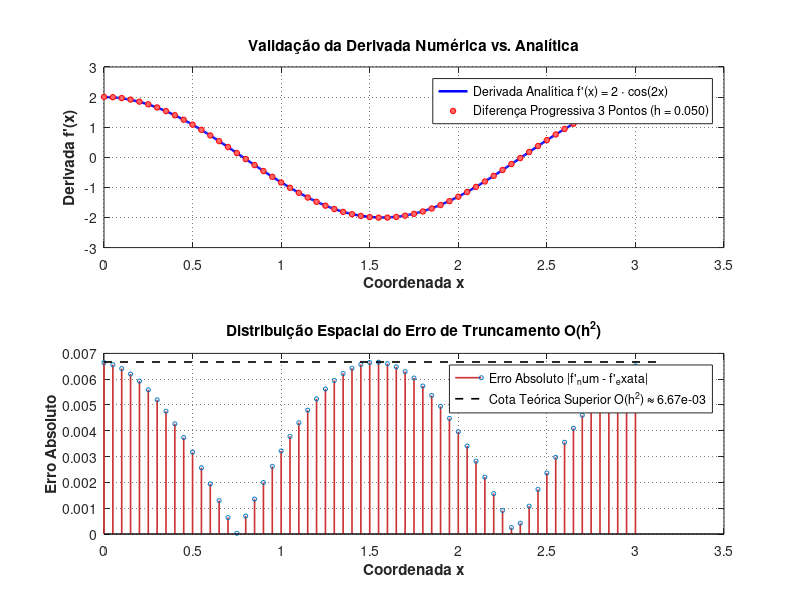

Reproduce this figure in MATLAB.
% =========================================================================
% UNIVERSIDADE DE BRASÍLIA / CÁLCULO NUMÉRICO / COMPUTAÇÃO CIENTÍFICA
% SCRIPT: diferenca_progressiva_3pontos.m
% OBJETIVO: Diferenciação numérica pela Fórmula Progressiva de Três Pontos O(h^2)
% AUTOR ORIGINAL: Davi Monteiro Alves
% REFATORAÇÃO: Engenharia Matemática e Especialista em Computação Científica
% =========================================================================
%
% -------------------------------------------------------------------------
% 1. O QUE CALCULA:
% -------------------------------------------------------------------------
%   Aproximação numérica da primeira derivada f'(x) de uma função contínua
%   ou conjunto de dados discretos utilizando a Fórmula de Diferença Finita
%   Progressiva de Três Pontos (Forward Finite Difference de 2ª ordem).
%
%   Formulação Matemática e Dedução via Séries de Taylor:
%     Expandindo f(x + h) e f(x + 2h) em torno do ponto x_0:
%       (1) f(x_0 + h)  = f(x_0) + h*f'(x_0) + (h^2/2)*f''(x_0) + (h^3/6)*f'''(x_0) + O(h^4)
%       (2) f(x_0 + 2h) = f(x_0) + 2h*f'(x_0) + 2h^2*f''(x_0) + (4h^3/3)*f'''(x_0) + O(h^4)
%
%     Multiplicando a equação (1) por 4 e subtraindo a equação (2), cancela-se
%     o termo de segunda derivada f''(x_0):
%       4*f(x_0 + h) - f(x_0 + 2h) = 3*f(x_0) + 2h*f'(x_0) - (2h^3/3)*f'''(xi)
%
%     Isolando f'(x_0), obtém-se a expressão da derivada:
%       f'(x_0) = \frac{-3*f(x_0) + 4*f(x_0 + h) - f(x_0 + 2h)}{2*h} + \frac{h^2}{3}*f'''(xi)
%
%     CORREÇÃO CRÍTICA DE PRECEDÊNCIA:
%       No código legado original constava:
%         dx(i) = (-3*u(i) + 4*u(i+1) - u(i+2)) / 2 * h;  <-- ERRO GRAVE!
%       Devido à associatividade da esquerda para a direita, a expressão acima
%       equivale matematicamente a:
%         [ (-3*u(i) + 4*u(i+1) - u(i+2)) / 2 ] * h
%       Isto multiplicava o resultado por h em vez de dividir por (2*h), gerando
%       um desvio catastrófico de fator h^2.
%       A expressão corrigida exige parênteses obrigatórios no denominador:
%         (-3*y_0 + 4*y_1 - y_2) / (2 * tamanho_passo_h)
%
%     Termo do Erro Global de Truncamento:
%       E_{prog3} = + \frac{h^2}{3} * f'''(xi),  com xi \in (x_0, x_0 + 2h).
%       Ordem de convergência: O(h^2) (segunda ordem).
%       Aplicação: Essencial em nós de fronteira esquerda de malhas discretas,
%       onde não existem nós anteriores para aplicar diferenças centrais.
%
% -------------------------------------------------------------------------
% 2. O QUE ENTREGA:
% -------------------------------------------------------------------------
%   - vetor_derivadas_numericas_dx: Vetor contendo a estimativa numérica da
%     derivada calculada em cada ponto x_k para k = 1, ..., N-2.
%   - vetor_erros_absolutos: Vetor com o erro absoluto ponto a ponto em relação
%     à derivada analítica exata de referência.
%   - Tabela comparativa impressa no console com amostragem dos primeiros nós.
%   - Painel gráfico bidimensional com dois subplots:
%       Subplot 1: Comparação visual entre derivada analítica e numérica.
%       Subplot 2: Perfil do erro absoluto evidenciando precisão O(h^2).
%
% -------------------------------------------------------------------------
% 3. O QUE PRECISA TER:
% -------------------------------------------------------------------------
%   - tamanho_passo_h: Escalar real estritamente positivo (h > 0).
%   - vetor_amostras_funcao_y: Vetor de dados amostrais com no mínimo 3 pontos.
%   - (Opcional demonstrativo) funcao_teste_f e sua derivada analítica
%     funcao_derivada_analitica_df para validação automática da precisão.
%
% -------------------------------------------------------------------------
% 4. EXEMPLO DE USO E RESULTADO ESPERADO:
% -------------------------------------------------------------------------
%   Função teste: f(x) = sin(2*x) => f'(x) = 2*cos(2*x)
%   Intervalo de amostragem: [0, pi] com h = 0.05
%   Resultado esperado:
%     Para x = 0.00: Derivada analítica = 2.000000, Derivada numérica = 2.006643
%     Erro absoluto máximo no domínio: ~ 6.66e-03 (conforme O(h^2) = 0.05^2/3 * 8).
% =========================================================================

% -------------------------------------------------------------------------
% ETAPA 0: LIMPEZA DO AMBIENTE DE TRABALHO
% -------------------------------------------------------------------------
% Limpa a tela do console de comandos
clc;
% Limpa todo o espaço de trabalho da memória
clear all;
% Fecha janelas de figuras anteriormente abertas
close all;

% -------------------------------------------------------------------------
% ETAPA 1: DEFINIÇÃO DOS PARÂMETROS E GERAÇÃO DOS DADOS DEMONSTRATIVOS
% -------------------------------------------------------------------------
% Espaçamento uniforme entre nós consecutivos da malha espacial (h)
tamanho_passo_h = 0.05;

% Limites inferior e superior para a malha demonstrativa de teste
limite_inferior_dominio = 0.0;
limite_superior_dominio = pi;

% Definição da função analítica de teste: f(x) = sin(2*x)
funcao_teste_f = @(coordenada_x) sin(2.0 .* coordenada_x);

% Definição da derivada analítica exata correspondente: f'(x) = 2*cos(2*x)
funcao_derivada_analitica_df = @(coordenada_x) 2.0 .* cos(2.0 .* coordenada_x);

% Construção do vetor com a malha discreta de coordenadas independentes x
vetor_coordenadas_x = limite_inferior_dominio : tamanho_passo_h : limite_superior_dominio;

% Avaliação das amostras dependentes y: y = f(x)
vetor_amostras_funcao_y = funcao_teste_f(vetor_coordenadas_x);

% -------------------------------------------------------------------------
% ETAPA 2: VALIDAÇÃO PRÉVIA DE CONSISTÊNCIA NUMÉRICA
% -------------------------------------------------------------------------
% Quantidade total de pontos amostrais disponíveis no vetor de dados
quantidade_total_pontos = length(vetor_amostras_funcao_y);

% Verifica se o passo de discretização h é estritamente positivo
if tamanho_passo_h <= 0
    error('Erro de validação: O tamanho do passo h deve ser estritamente positivo.');
end

% A fórmula de 3 pontos progressivos requer no mínimo 3 pontos para calcular ao menos uma derivada
if quantidade_total_pontos < 3
    error('Erro de validação: O vetor de amostras deve conter no mínimo 3 pontos (N >= 3).');
end

% -------------------------------------------------------------------------
% ETAPA 3: PROCESSAMENTO NUMÉRICO (DIFERENÇA FINITA PROGRESSIVA DE 3 PONTOS)
% -------------------------------------------------------------------------
% A fórmula progressiva de três pontos utiliza f(x_k), f(x_{k+1}) e f(x_{k+2}).
% Portanto, é avaliável do primeiro ponto (k = 1) até o antepenúltimo ponto (k = N - 2).
quantidade_pontos_calculaveis = quantidade_total_pontos - 2;

% Pré-aloca o vetor resultante das derivadas numéricas para máxima eficiência computacional
vetor_derivadas_numericas_dx = zeros(1, quantidade_pontos_calculaveis);

% Loop iterativo aplicando a quadratura diferencial em cada nó da malha
for indice_ponto_atual = 1 : quantidade_pontos_calculaveis
    % Amostra no ponto de avaliação: f(x_k)
    amostra_ponto_base = vetor_amostras_funcao_y(indice_ponto_atual);

    % Amostra no primeiro ponto avançado: f(x_k + h)
    amostra_primeiro_avanco = vetor_amostras_funcao_y(indice_ponto_atual + 1);

    % Amostra no segundo ponto avançado: f(x_k + 2h)
    amostra_segundo_avanco = vetor_amostras_funcao_y(indice_ponto_atual + 2);

    % Aplicação da fórmula progressiva de 3 pontos com parênteses obrigatórios no denominador:
    % dy/dx \approx (-3*y_k + 4*y_{k+1} - y_{k+2}) / (2 * h)
    vetor_derivadas_numericas_dx(indice_ponto_atual) = ...
        (-3.0 * amostra_ponto_base + 4.0 * amostra_primeiro_avanco - amostra_segundo_avanco) ...
        / (2.0 * tamanho_passo_h);
end

% -------------------------------------------------------------------------
% ETAPA 4: ANÁLISE DE PRECISÃO E ERROS CONTRA A SOLUÇÃO ANALÍTICA
% -------------------------------------------------------------------------
% Extrai as coordenadas correspondentes aos pontos onde a derivada foi estimada
vetor_coordenadas_calculadas_x = vetor_coordenadas_x(1 : quantidade_pontos_calculaveis);

% Calcula os valores exatos de referência através da derivada analítica
vetor_derivadas_analiticas_exatas = funcao_derivada_analitica_df(vetor_coordenadas_calculadas_x);

% Calcula o vetor de erros absolutos ponto a ponto: |f'_numérica - f'_exata|
vetor_erros_absolutos = abs(vetor_derivadas_numericas_dx - vetor_derivadas_analiticas_exatas);

% Determina o erro absoluto máximo e o erro médio em todo o domínio amostrado
erro_absoluto_maximo = max(vetor_erros_absolutos);
erro_absoluto_medio = mean(vetor_erros_absolutos);

% -------------------------------------------------------------------------
% ETAPA 5: EXIBIÇÃO DIDÁTICA DOS RESULTADOS NO CONSOLE
% -------------------------------------------------------------------------
fprintf('=========================================================================\n');
fprintf('     RELATÓRIO: DIFERENCIAÇÃO NUMÉRICA - PROGRESSIVA DE 3 PONTOS O(h^2)  \n');
fprintf('=========================================================================\n');
fprintf(' Função analisada                  : f(x) = sin(2*x)\n');
fprintf(' Derivada exata de referência      : f''(x) = 2*cos(2*x)\n');
fprintf(' Tamanho do passo uniforme (h)     : %16.8f\n', tamanho_passo_h);
fprintf(' Total de amostras no domínio (N)  : %16d\n', quantidade_total_pontos);
fprintf(' Pontos diferenciados (N - 2)      : %16d\n', quantidade_pontos_calculaveis);
fprintf(' Erro Absoluto Máximo              : %16.8e\n', erro_absoluto_maximo);
fprintf(' Erro Absoluto Médio               : %16.8e\n', erro_absoluto_medio);
fprintf('-------------------------------------------------------------------------\n');
fprintf(' AMOSTRAGEM COMPARATIVA (Primeiros nós da partição):\n');
fprintf('  Nó   |     x_k     |   f(x_k)   | f''_numérica |  f''_analítica | Erro Absoluto \n');
fprintf('-------+-------------+------------+--------------+--------------+---------------\n');
quantidade_amostras_exibicao = min(10, quantidade_pontos_calculaveis);
% Itera imprimindo cada linha correspondente aos primeiros nós
for indice_exibicao = 1 : quantidade_amostras_exibicao
    % Imprime os dados numéricos do nó atual na tabela comparativa
    fprintf('  %3d  | %11.6f | %10.6f | %12.6f | %12.6f | %13.6e\n', ...
            indice_exibicao, ...
            vetor_coordenadas_calculadas_x(indice_exibicao), ...
            vetor_amostras_funcao_y(indice_exibicao), ...
            vetor_derivadas_numericas_dx(indice_exibicao), ...
            vetor_derivadas_analiticas_exatas(indice_exibicao), ...
            vetor_erros_absolutos(indice_exibicao));
end
fprintf('=========================================================================\n\n');

% -------------------------------------------------------------------------
% ETAPA 6: VISUALIZAÇÃO GRÁFICA COMPARATIVA DIDÁTICA
% -------------------------------------------------------------------------
identificador_figura_grafico = figure('Name', 'Diferenciacao Numerica - Progressiva de 3 Pontos', 'NumberTitle', 'off');

% Subplot 1: Confronto da Derivada Analítica com a Derivada Numérica Calculada
subplot(2, 1, 1);
% Traça a derivada analítica como linha contínua suave
vetor_curva_suave_x = linspace(limite_inferior_dominio, limite_superior_dominio, 500);
plot(vetor_curva_suave_x, funcao_derivada_analitica_df(vetor_curva_suave_x), ...
     'b-', 'LineWidth', 1.8, 'DisplayName', 'Derivada Analítica f''(x) = 2 \cdot cos(2x)');
hold on;
% Plota as estimativas da derivada numérica como marcadores circulares
plot(vetor_coordenadas_calculadas_x, vetor_derivadas_numericas_dx, ...
     'ro', 'MarkerFaceColor', [1.0, 0.4, 0.4], 'MarkerSize', 4, ...
     'DisplayName', sprintf('Diferença Progressiva 3 Pontos (h = %.3f)', tamanho_passo_h));
grid on;
set(gca, 'GridLineStyle', ':', 'GridAlpha', 0.6);
xlabel('Coordenada x', 'FontWeight', 'bold');
ylabel('Derivada f''(x)', 'FontWeight', 'bold');
title('Validação da Derivada Numérica vs. Analítica', 'FontSize', 11, 'FontWeight', 'bold');
legend('Location', 'northeast');
hold off;

% Subplot 2: Perfil do Erro Absoluto de Truncamento ao Longo do Domínio
subplot(2, 1, 2);
stem(vetor_coordenadas_calculadas_x, vetor_erros_absolutos, ...
     'Color', [0.8, 0.2, 0.2], 'LineWidth', 1.2, 'MarkerSize', 3, ...
     'DisplayName', 'Erro Absoluto |f''_num - f''_exata|');
hold on;
% Linha de referência indicando a ordem teórica do erro O(h^2)
linha_limite_erro_teorico = (tamanho_passo_h^2 / 3.0) * 8.0; % max |f'''(x)| = 8
plot([limite_inferior_dominio, limite_superior_dominio], ...
     [linha_limite_erro_teorico, linha_limite_erro_teorico], ...
     'k--', 'LineWidth', 1.2, 'DisplayName', sprintf('Cota Teórica Superior O(h^2) \\approx %.2e', linha_limite_erro_teorico));
grid on;
set(gca, 'GridLineStyle', ':', 'GridAlpha', 0.6);
xlabel('Coordenada x', 'FontWeight', 'bold');
ylabel('Erro Absoluto', 'FontWeight', 'bold');
title('Distribuição Espacial do Erro de Truncamento O(h^2)', 'FontSize', 11, 'FontWeight', 'bold');
legend('Location', 'northeast');
hold off;
